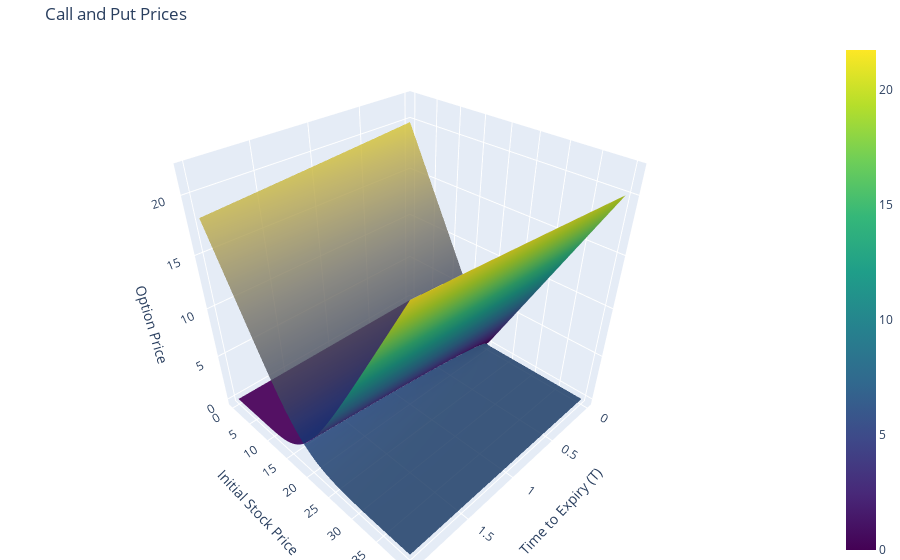

Notebook code for this chart:
### Markdown cell above
Finally, we set up a graph showing the options prices over time.

### Code cell
import plotly.graph_objects as go
import nbformat
fig = go.Figure()

fig.add_trace(
    go.Surface(
        x=T_grid, y=S0_grid, z=callPrices, colorscale="Viridis", name="Call Prices"
    )
)

fig.add_trace(
    go.Surface(
        x=T_grid,
        y=S0_grid,
        z=putPrices,
        colorscale="Cividis",
        name="Put Prices",
        showscale=False,
        opacity=0.8,
    )
)

fig.update_layout(
    title="Call and Put Prices",
    scene=dict(
        xaxis_title="Time to Expiry",
        yaxis_title="Initial Stock Price",
        zaxis_title="Option Price",
    ),
    margin=dict(l=0, r=0, b=0, t=40),
)

### Figure 1 — Plotly figure (JSON) as saved in the notebook; plotly's stock layout.template omitted (floating-point values rounded to 4 significant figures; data arrays with more than 128 entries replaced by an {"elided": "..."} marker saying what was removed)
{"data": [{"colorscale": [[0, "#440154"], [0.1111, "#482878"], [0.2222, "#3e4989"], [0.3333, "#31688e"], [0.4444, "#26828e"], [0.5556, "#1f9e89"], [0.6667, "#35b779"], [0.7778, "#6ece58"], [0.8889, "#b5de2b"], [1, "#fde725"]], "name": "Call Prices", "type": "surface", "x": {"elided": "100x100 float values"}, "y": {"elided": "100x100 float values"}, "z": {"elided": "100x100 float values"}}, {"colorscale": [[0, "#00224e"], [0.1111, "#123570"], [0.2222, "#3b496c"], [0.3333, "#575d6d"], [0.4444, "#707173"], [0.5556, "#8a8678"], [0.6667, "#a59c74"], [0.7778, "#c3b369"], [0.8889, "#e1cc55"], [1, "#fee838"]], "name": "Put Prices", "opacity": 0.8, "showscale": false, "type": "surface", "x": {"elided": "100x100 float values"}, "y": {"elided": "100x100 float values"}, "z": {"elided": "100x100 float values"}}], "layout": {"margin": {"b": 0, "l": 0, "r": 0, "t": 40}, "scene": {"xaxis": {"title": {"text": "Time to Expiry (T)"}}, "yaxis": {"title": {"text": "Initial Stock Price"}}, "zaxis": {"title": {"text": "Option Price"}}}, "title": {"text": "Call and Put Prices"}}}
